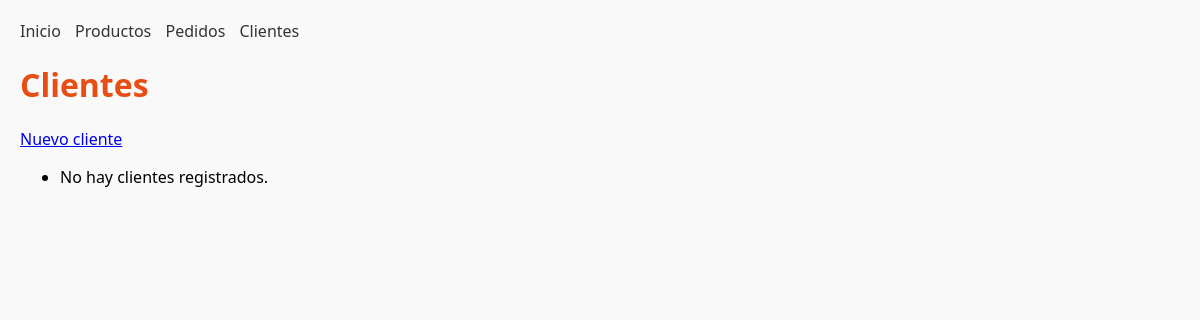
/clientes/, run on an earlier commit of the app's database.
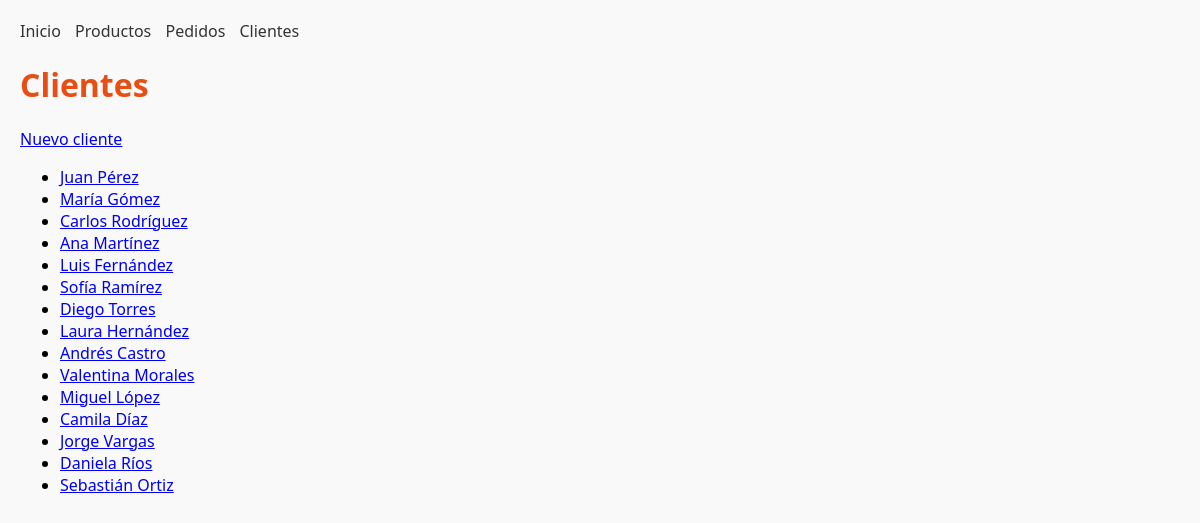
And on a later commit of the database.
### tienda/models.py (models this page shows, shortened)
class Cliente(models.Model):
    nombre = models.CharField(max_length=120)
    correo = models.EmailField(unique=True)
    fecha_registro = models.DateTimeField(auto_now_add=True)
    activo = models.BooleanField(default=True)

### tienda/views.py (the view)
# urls.py: path("clientes/", views.lista_clientes, name="lista_clientes"),
def lista_clientes(request):
    clientes = Cliente.objects.all()
    return render(request, "tienda/lista_clientes.html", {"clientes": clientes})

### tienda/templates/tienda/lista_clientes.html (shortened to what this page needs)
{% extends "tienda/base.html" %}
{% block content %}
    <h1>Clientes</h1>
    <a href="{% url 'tienda:crear_cliente' %}">Nuevo cliente</a>
    <ul>
        {% for c in clientes %}
            <li>
                <a href="{% url 'tienda:detalle_cliente' c.id %}">
                    {{ c.nombre }}
            </li>
        {% empty %}
            <li>No hay clientes registrados.</li>
        {% endfor %}
    </ul>
{% endblock %}

What changed in the data, as far as the page shows it:
added Cliente: nombre "Juan Pérez"
added Cliente: nombre "María Gómez"
added Cliente: nombre "Carlos Rodríguez"
added Cliente: nombre "Ana Martínez"
added Cliente: nombre "Luis Fernández"
added Cliente: nombre "Sofía Ramírez"
added Cliente: nombre "Diego Torres"
added Cliente: nombre "Laura Hernández"
added Cliente: nombre "Andrés Castro"
added Cliente: nombre "Valentina Morales"
added Cliente: nombre "Miguel López"
added Cliente: nombre "Camila Díaz"
added Cliente: nombre "Jorge Vargas"
added Cliente: nombre "Daniela Ríos"
added Cliente: nombre "Sebastián Ortiz"
Also different on the page:
text no longer shown: "No hay clientes registrados."
